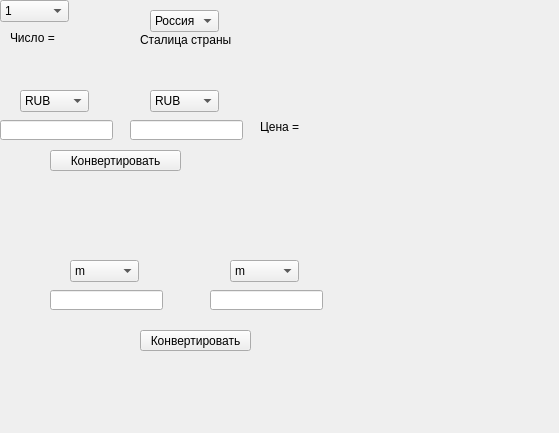
<?xml version="1.0" encoding="UTF-8"?>
<ui version="4.0">
 <class>Form</class>
 <widget class="QWidget" name="Form">
  <property name="geometry">
   <rect>
    <x>0</x>
    <y>0</y>
    <width>559</width>
    <height>433</height>
   </rect>
  </property>
  <property name="windowTitle">
   <string>Form</string>
  </property>
  <property name="styleSheet">
   <string notr="true">font: italic 10pt &quot;Times New Roman&quot;;</string>
  </property>
  <widget class="QComboBox" name="comboBox">
   <property name="geometry">
    <rect>
     <x>0</x>
     <y>0</y>
     <width>69</width>
     <height>22</height>
    </rect>
   </property>
   <item>
    <property name="text">
     <string>1</string>
    </property>
   </item>
   <item>
    <property name="text">
     <string>2</string>
    </property>
   </item>
   <item>
    <property name="text">
     <string>3</string>
    </property>
   </item>
   <item>
    <property name="text">
     <string>4</string>
    </property>
   </item>
   <item>
    <property name="text">
     <string>5</string>
    </property>
   </item>
   <item>
    <property name="text">
     <string>6</string>
    </property>
   </item>
   <item>
    <property name="text">
     <string>7</string>
    </property>
   </item>
   <item>
    <property name="text">
     <string>8</string>
    </property>
   </item>
   <item>
    <property name="text">
     <string>9</string>
    </property>
   </item>
   <item>
    <property name="text">
     <string>10</string>
    </property>
   </item>
  </widget>
  <widget class="QLabel" name="label">
   <property name="geometry">
    <rect>
     <x>10</x>
     <y>30</y>
     <width>231</width>
     <height>16</height>
    </rect>
   </property>
   <property name="text">
    <string>Число = </string>
   </property>
  </widget>
  <widget class="QComboBox" name="comboBox_2">
   <property name="geometry">
    <rect>
     <x>150</x>
     <y>10</y>
     <width>69</width>
     <height>22</height>
    </rect>
   </property>
   <item>
    <property name="text">
     <string>Россия</string>
    </property>
   </item>
   <item>
    <property name="text">
     <string>Украина</string>
    </property>
   </item>
   <item>
    <property name="text">
     <string>США</string>
    </property>
   </item>
   <item>
    <property name="text">
     <string>Турция</string>
    </property>
   </item>
   <item>
    <property name="text">
     <string>Китай</string>
    </property>
   </item>
   <item>
    <property name="text">
     <string>Япония</string>
    </property>
   </item>
  </widget>
  <widget class="QLabel" name="label_2">
   <property name="geometry">
    <rect>
     <x>140</x>
     <y>30</y>
     <width>91</width>
     <height>20</height>
    </rect>
   </property>
   <property name="text">
    <string>Сталица страны</string>
   </property>
  </widget>
  <widget class="QLineEdit" name="lineEdit">
   <property name="geometry">
    <rect>
     <x>0</x>
     <y>120</y>
     <width>113</width>
     <height>20</height>
    </rect>
   </property>
  </widget>
  <widget class="QLineEdit" name="lineEdit_2">
   <property name="geometry">
    <rect>
     <x>130</x>
     <y>120</y>
     <width>113</width>
     <height>20</height>
    </rect>
   </property>
  </widget>
  <widget class="QPushButton" name="pushButton">
   <property name="geometry">
    <rect>
     <x>50</x>
     <y>150</y>
     <width>131</width>
     <height>21</height>
    </rect>
   </property>
   <property name="styleSheet">
    <string notr="true">font: 75 italic 10pt &quot;Times New Roman&quot;;</string>
   </property>
   <property name="text">
    <string>Конвертировать</string>
   </property>
  </widget>
  <widget class="QComboBox" name="Covert1">
   <property name="geometry">
    <rect>
     <x>20</x>
     <y>90</y>
     <width>69</width>
     <height>22</height>
    </rect>
   </property>
   <property name="styleSheet">
    <string notr="true">font: 75 italic 10pt &quot;Times New Roman&quot;;</string>
   </property>
   <item>
    <property name="text">
     <string>RUB</string>
    </property>
   </item>
   <item>
    <property name="text">
     <string>USD</string>
    </property>
   </item>
   <item>
    <property name="text">
     <string>EURO</string>
    </property>
   </item>
   <item>
    <property name="text">
     <string>YEN</string>
    </property>
   </item>
  </widget>
  <widget class="QComboBox" name="Covert2">
   <property name="geometry">
    <rect>
     <x>150</x>
     <y>90</y>
     <width>69</width>
     <height>22</height>
    </rect>
   </property>
   <property name="styleSheet">
    <string notr="true">font: 75 italic 10pt &quot;Times New Roman&quot;;</string>
   </property>
   <item>
    <property name="text">
     <string>RUB</string>
    </property>
   </item>
   <item>
    <property name="text">
     <string>USD</string>
    </property>
   </item>
   <item>
    <property name="text">
     <string>EURO</string>
    </property>
   </item>
   <item>
    <property name="text">
     <string>YEN</string>
    </property>
   </item>
  </widget>
  <widget class="QComboBox" name="comboBox_5">
   <property name="geometry">
    <rect>
     <x>70</x>
     <y>260</y>
     <width>69</width>
     <height>22</height>
    </rect>
   </property>
   <item>
    <property name="text">
     <string>m</string>
    </property>
   </item>
   <item>
    <property name="text">
     <string>cm</string>
    </property>
   </item>
   <item>
    <property name="text">
     <string>ft</string>
    </property>
   </item>
   <item>
    <property name="text">
     <string>km</string>
    </property>
   </item>
   <item>
    <property name="text">
     <string>mm</string>
    </property>
   </item>
   <item>
    <property name="text">
     <string>dm</string>
    </property>
   </item>
  </widget>
  <widget class="QComboBox" name="comboBox_6">
   <property name="geometry">
    <rect>
     <x>230</x>
     <y>260</y>
     <width>69</width>
     <height>22</height>
    </rect>
   </property>
   <item>
    <property name="text">
     <string>m</string>
    </property>
   </item>
   <item>
    <property name="text">
     <string>cm</string>
    </property>
   </item>
   <item>
    <property name="text">
     <string>ft</string>
    </property>
   </item>
   <item>
    <property name="text">
     <string>km</string>
    </property>
   </item>
   <item>
    <property name="text">
     <string>mm</string>
    </property>
   </item>
   <item>
    <property name="text">
     <string>dm</string>
    </property>
   </item>
  </widget>
  <widget class="QLineEdit" name="lineEdit_3">
   <property name="geometry">
    <rect>
     <x>50</x>
     <y>290</y>
     <width>113</width>
     <height>20</height>
    </rect>
   </property>
  </widget>
  <widget class="QLineEdit" name="lineEdit_4">
   <property name="geometry">
    <rect>
     <x>210</x>
     <y>290</y>
     <width>113</width>
     <height>20</height>
    </rect>
   </property>
  </widget>
  <widget class="QPushButton" name="pushButton_2">
   <property name="geometry">
    <rect>
     <x>140</x>
     <y>330</y>
     <width>111</width>
     <height>21</height>
    </rect>
   </property>
   <property name="text">
    <string>Конвертировать</string>
   </property>
  </widget>
  <widget class="QLabel" name="label_3">
   <property name="geometry">
    <rect>
     <x>260</x>
     <y>120</y>
     <width>47</width>
     <height>13</height>
    </rect>
   </property>
   <property name="text">
    <string>Цена = </string>
   </property>
  </widget>
 </widget>
 <resources/>
 <connections/>
</ui>
